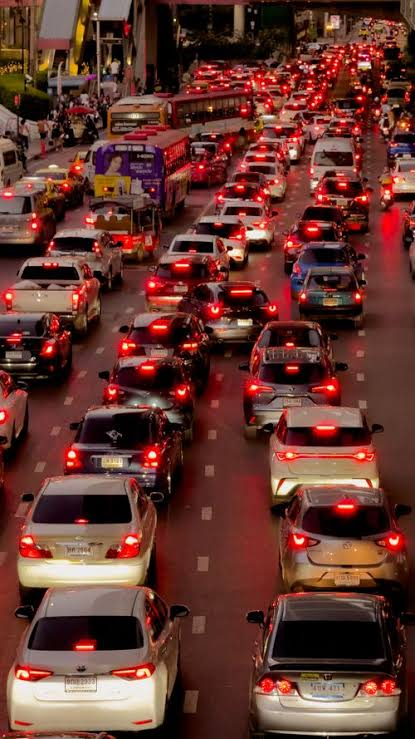
#> input picture data/raw/traffic_scene.jpg, 415 x 739 px, found by its file name
$ python traffic_preprocessing.py
#> lines starting #> are read from the running program, lines starting #| are printed output that depends on the picture
import cv2
import numpy as np
import matplotlib.pyplot as plt
import os

def process_traffic_image(image_path):
    # 1. Load the image using OpenCV
#> called with image_path = 'data/raw/traffic_scene.jpg'
    if not os.path.exists(image_path):
        print(f"Error: Could not find image at {image_path}")
        return

    original_bgr = cv2.imread(image_path)
#> original_bgr is the input picture: shape (739, 415, 3); mean B, G, R 48.1, 56.3, 101.7
    # OpenCV loads images in BGR format, but Matplotlib expects RGB.
    # We must convert it so the colors display correctly.
    original_rgb = cv2.cvtColor(original_bgr, cv2.COLOR_BGR2RGB)

    # 2. Resize to 640x640 keeping aspect ratio intact (Letterboxing)
    target_size = 640
    h, w = original_rgb.shape[:2]
#> h = 739; w = 415

    # Find the scaling factor to fit the longest side into 640
    scale = min(target_size / w, target_size / h)
#> scale = 0.866
    new_w, new_h = int(w * scale), int(h * scale)
#> new_w = 359; new_h = 640

    # Resize the image to the new calculated dimensions
    resized_rgb = cv2.resize(original_rgb, (new_w, new_h), interpolation=cv2.INTER_LINEAR)

    # Create a 640x640 black canvas
    canvas = np.zeros((target_size, target_size, 3), dtype=np.uint8)

    # Calculate padding offsets to center the image on the canvas
    x_offset = (target_size - new_w) // 2
#> x_offset = 140
    y_offset = (target_size - new_h) // 2
#> y_offset = 0

    # Paste the resized image onto the center of the canvas
    canvas[y_offset:y_offset+new_h, x_offset:x_offset+new_w] = resized_rgb
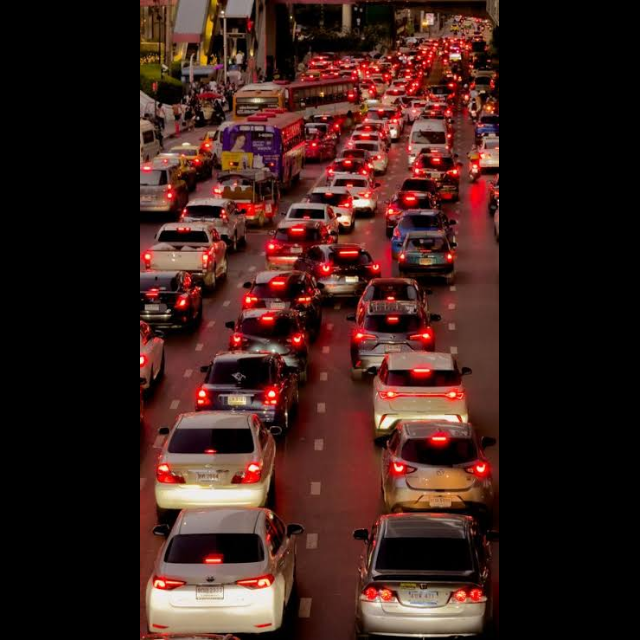
#> canvas: shape (640, 640, 3); mean R, G, B 57, 31.5, 26.9

    # 3. Normalize pixel values from [0, 255] to [0.0, 1.0]
    # Machine learning models process floating-point gradients much more efficiently than large integers.
    normalized_image = canvas.astype(np.float32) / 255.0

  # 4. Print & Save Tensor Statistics
    os.makedirs("data/processed", exist_ok=True)
    stats_text = (
        "--- Image Tensor Statistics ---\n"
        f"Original Shape: {original_rgb.shape}\n"
        f"Original Min/Max: {original_rgb.min()} / {original_rgb.max()}\n"
        f"Preprocessed Shape: {normalized_image.shape}\n"
        f"Preprocessed Min/Max: {normalized_image.min():.1f} / {normalized_image.max():.1f}\n"
    )
    print(stats_text)
#| --- Image Tensor Statistics ---
#| Original Shape: (739, 415, 3)
#| Original Min/Max: 0 / 255
#| Preprocessed Shape: (640, 640, 3)
#| Preprocessed Min/Max: 0.0 / 1.0
    with open("data/processed/task1_stats.txt", "w") as f:
        f.write(stats_text)

    # 5. Display and Save images side-by-side
    fig, axes = plt.subplots(1, 2, figsize=(12, 6))

    axes[0].imshow(original_rgb)
    axes[0].set_title("Original High-Resolution Image")
    axes[0].set_xlabel("Width (Pixels)")
    axes[0].set_ylabel("Height (Pixels)")

    axes[1].imshow(normalized_image)
    axes[1].set_title("Preprocessed (640x640, Letterboxed, Normalized)")
    axes[1].set_xlabel("Width (Pixels)")
    axes[1].set_ylabel("Height (Pixels)")

    plt.tight_layout()
    # Save the visual grid
    plt.savefig("data/processed/task1_preprocessing_output.png", bbox_inches='tight')
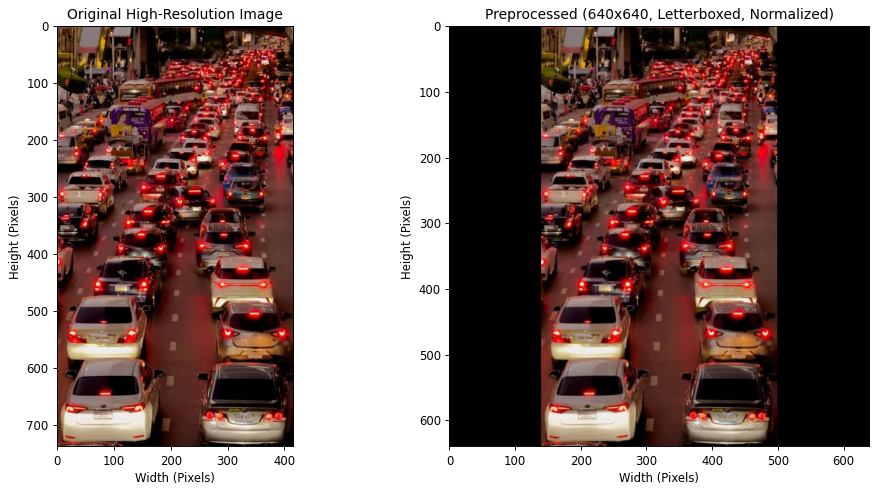
#> figure drawn by matplotlib, 2 panels
    plt.show()

if __name__ == "__main__":
    # Adjust this path based on where you run the script from the terminal
    image_location = "data/raw/traffic_scene.jpg"
    process_traffic_image(image_location)

$ run again, with data/raw/autonomous_nav.jpg copied over data/raw/traffic_scene.jpg
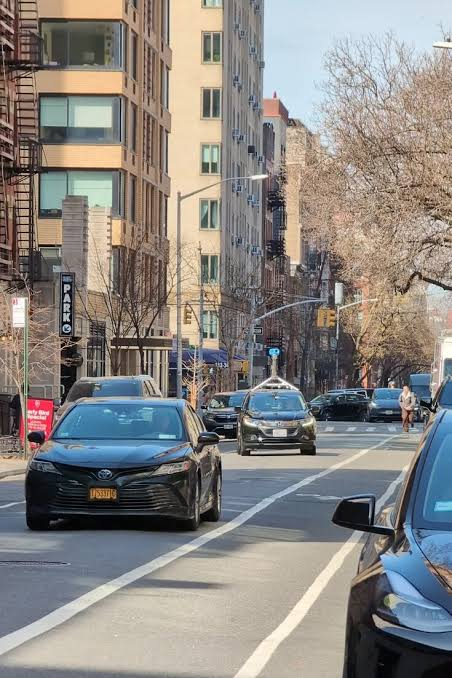
#> input picture data/raw/autonomous_nav.jpg, 452 x 678 px, found by its file name
#> in process_traffic_image, original_bgr is the input picture: shape (678, 452, 3); mean B, G, R 130, 133.7, 137.4
#> in process_traffic_image, `canvas[y_offset:y_offset+new_h, x_offset:x_offset+new_w] = resized_rgb`:
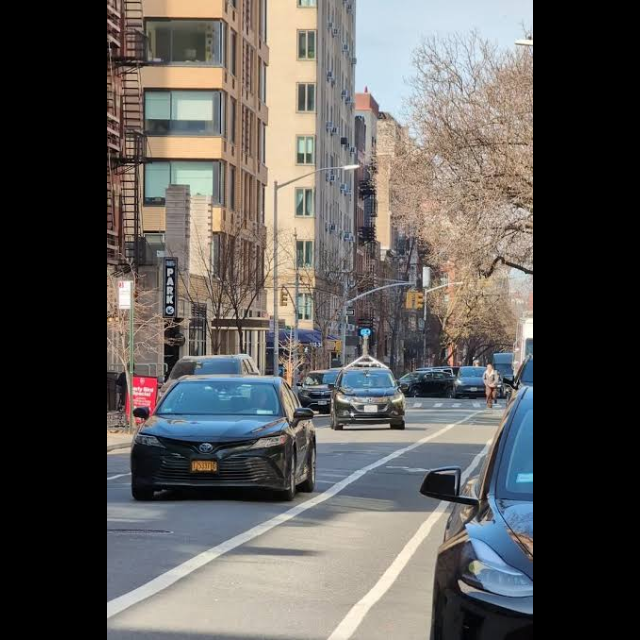
#> canvas: shape (640, 640, 3); mean R, G, B 91.4, 88.9, 86.4
#| --- Image Tensor Statistics ---
#| Original Shape: (678, 452, 3)
#| Original Min/Max: 0 / 255
#| Preprocessed Shape: (640, 640, 3)
#| Preprocessed Min/Max: 0.0 / 1.0
#> in process_traffic_image, `plt.savefig("data/processed/task1_preprocessing_output.png", bbox_inch..`:
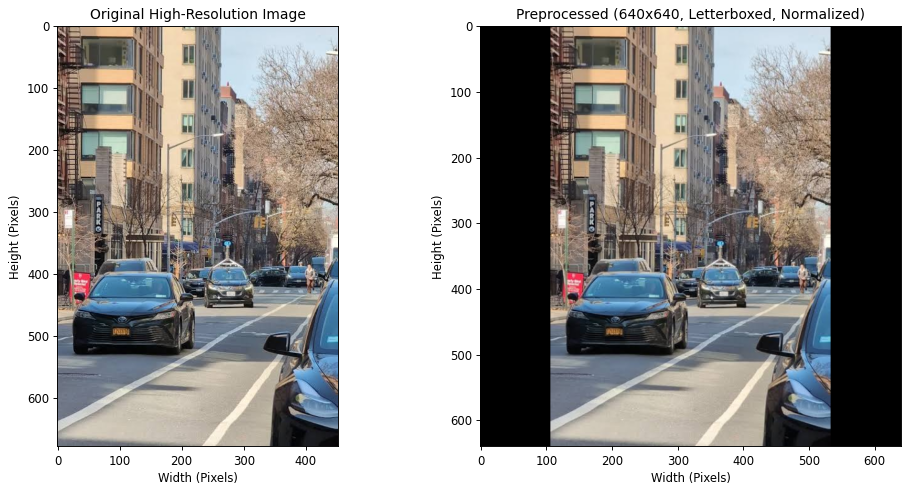
#> figure drawn by matplotlib, 2 panels

$ run again, with data/raw/medical_scan.jpg copied over data/raw/traffic_scene.jpg
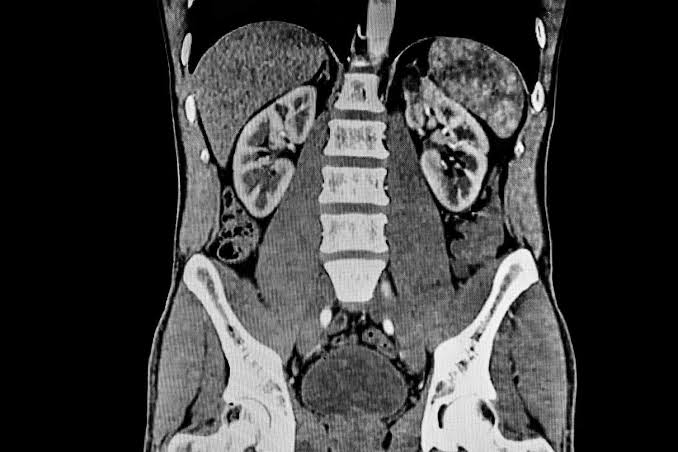
#> input picture data/raw/medical_scan.jpg, 678 x 452 px, found by its file name
#> in process_traffic_image, original_bgr is the input picture: shape (452, 678, 3); min 0, max 255, mean 60.9
#> in process_traffic_image, `canvas[y_offset:y_offset+new_h, x_offset:x_offset+new_w] = resized_rgb`:
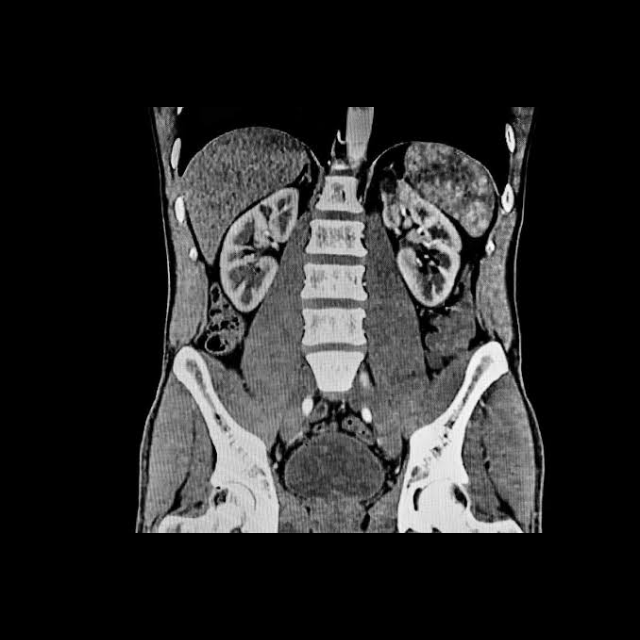
#> canvas: shape (640, 640, 3); min 0, max 254, mean 40.5
#| --- Image Tensor Statistics ---
#| Original Shape: (452, 678, 3)
#| Original Min/Max: 0 / 255
#| Preprocessed Shape: (640, 640, 3)
#| Preprocessed Min/Max: 0.0 / 1.0
#> in process_traffic_image, `plt.savefig("data/processed/task1_preprocessing_output.png", bbox_inch..`:
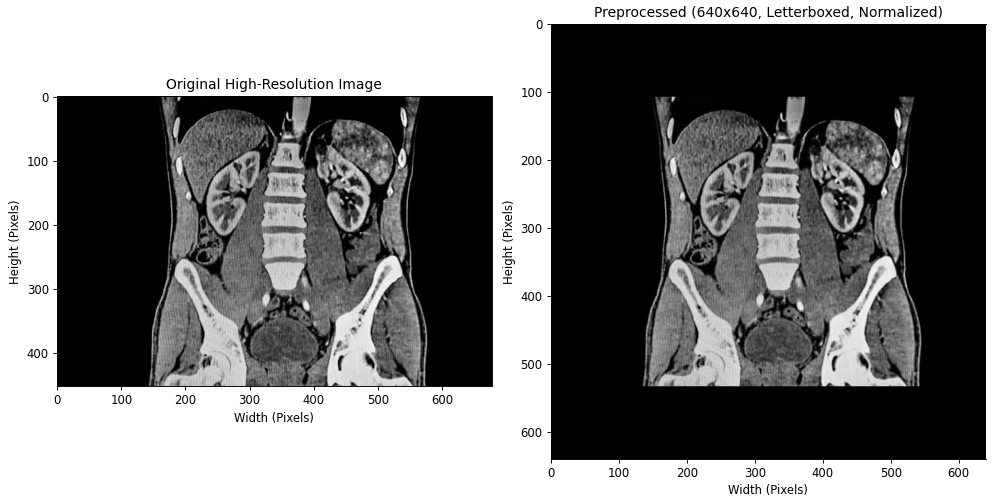
#> figure drawn by matplotlib, 2 panels
